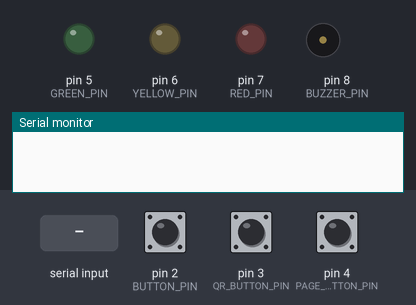
Bench run of a sketch on a simulated Arduino Leonardo, built with avr-gcc and run on an emulated ATmega32U4. On the bench: output pins drawn as LEDs (lit = HIGH), buzzer (waves = sounding, pin HIGH), the last lines printed to the serial monitor. The test bench sets the inputs (shaded band); at power-on: pin 2 (BUTTON_PIN) HIGH, pin 3 (QR_BUTTON_PIN) HIGH, pin 4 (PAGE_BUTTON_PIN) HIGH. USB keyboard and mouse output is not drawn.

Above: at 1.2 s.
1.3 s: "LIGHT:GREEN\n" received over Serial
At 2.5 s:
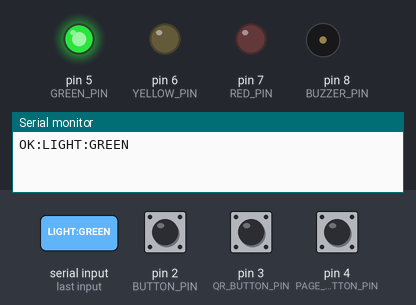
2.8 s: "LIGHT:YELLOW\n" received over Serial
At 3.8 s:
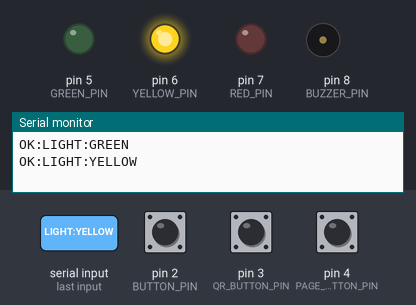
4.3 s: "LIGHT:RED\n" received over Serial
At 4.9 s:
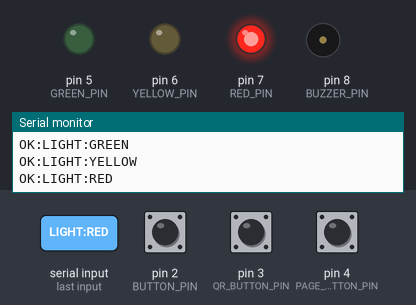
5.8 s: "BUZZ:90\n" received over Serial
At 7.0 s:
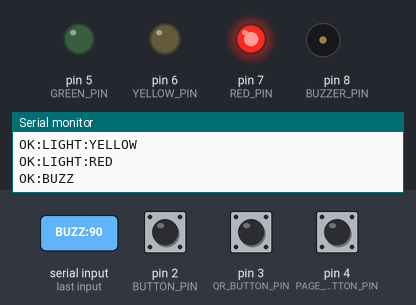
Timing chart, 0 to 8.8 s (numbered marks = the images above; inputs shaded):
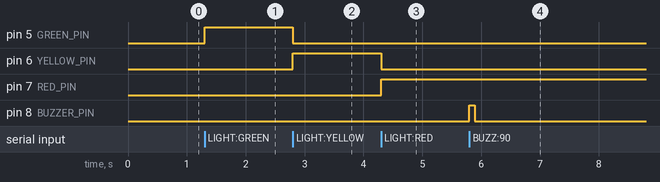

Measured:
- after the input at 1.3 s, pin 5 (GREEN_PIN): LOW → HIGH at once
- after the input at 2.8 s, pin 5 (GREEN_PIN): HIGH → LOW at once; pin 6 (YELLOW_PIN): LOW → HIGH at once
- after the input at 4.3 s, pin 6 (YELLOW_PIN): HIGH → LOW at once; pin 7 (RED_PIN): LOW → HIGH at once
- after the input at 5.8 s, pin 8 (BUZZER_PIN): LOW → HIGH at once, → LOW 0.09 s later

The sketch:

ChickenPanelLeonardo.ino
```cpp
#include <Keyboard.h>

// Light outputs drive MOSFET gates.
// Use one MOSFET per load:
// D5 -> Green MOSFET Gate
// D6 -> Yellow MOSFET Gate
// D7 -> Red MOSFET Gate
// D8 -> Buzzer MOSFET Gate
//
// MOSFET low-side wiring:
// 24V+ -> load +
// load - -> MOSFET Drain
// MOSFET Source -> 24V-
// Arduino GND -> 24V-
// Arduino pin -> 220 ohm -> MOSFET Gate
// MOSFET Gate -> 10k ohm -> 24V-
//
// External buttons:
// D2 -> inference button -> GND, sends keyboard "r"
// D3 -> scanner focus button -> GND, sends keyboard "n"
// D4 -> page cycle button -> GND, sends keyboard "p"

const int BUTTON_PIN = 2;
const int QR_BUTTON_PIN = 3;
const int PAGE_BUTTON_PIN = 4;
const int GREEN_PIN = 5;
const int YELLOW_PIN = 6;
const int RED_PIN = 7;
const int BUZZER_PIN = 8;

const unsigned long DEBOUNCE_MS = 50;
const unsigned long REPEAT_LOCKOUT_MS = 800;
const unsigned long PAGE_DEBOUNCE_MS = 20;
const unsigned long PAGE_REPEAT_LOCKOUT_MS = 50;

bool lastButtonReading = HIGH;
bool stableButtonState = HIGH;
unsigned long lastDebounceTime = 0;
unsigned long lastTriggerTime = 0;

bool lastQrButtonReading = HIGH;
bool stableQrButtonState = HIGH;
unsigned long lastQrDebounceTime = 0;
unsigned long lastQrTriggerTime = 0;

bool lastPageButtonReading = HIGH;
bool stablePageButtonState = HIGH;
unsigned long lastPageDebounceTime = 0;
unsigned long lastPageTriggerTime = 0;

String serialBuffer = "";
unsigned long lightOffAt = 0;

void allOutputsOff() {
  digitalWrite(GREEN_PIN, LOW);
  digitalWrite(YELLOW_PIN, LOW);
  digitalWrite(RED_PIN, LOW);
  digitalWrite(BUZZER_PIN, LOW);
  lightOffAt = 0;
}

void setLight(const String &color) {
  digitalWrite(GREEN_PIN, LOW);
  digitalWrite(YELLOW_PIN, LOW);
  digitalWrite(RED_PIN, LOW);
  lightOffAt = 0;

  if (color == "GREEN") {
    digitalWrite(GREEN_PIN, HIGH);
  } else if (color == "YELLOW") {
    digitalWrite(YELLOW_PIN, HIGH);
  } else if (color == "RED") {
    digitalWrite(RED_PIN, HIGH);
  } else if (color == "OFF") {
    allOutputsOff();
  }
}

void setLightFor(const String &color, unsigned long durationMs) {
  setLight(color);
  if (color != "OFF" && durationMs > 0) {
    lightOffAt = millis() + durationMs;
  }
}

void buzz(unsigned long durationMs) {
  digitalWrite(BUZZER_PIN, HIGH);
  delay(durationMs);
  digitalWrite(BUZZER_PIN, LOW);
}

void blinkAllLights(int times) {
  for (int i = 0; i < times; i++) {
    digitalWrite(GREEN_PIN, HIGH);
    digitalWrite(YELLOW_PIN, HIGH);
    digitalWrite(RED_PIN, HIGH);
    delay(250);
    digitalWrite(GREEN_PIN, LOW);
    digitalWrite(YELLOW_PIN, LOW);
    digitalWrite(RED_PIN, LOW);
    delay(250);
  }
  allOutputsOff();
}

void triggerInferenceHotkey() {
  Keyboard.press('r');
  delay(50);
  Keyboard.release('r');
  Serial.println("BUTTON:R");
}

void triggerScannerFocusHotkey() {
  Keyboard.press('n');
  delay(50);
  Keyboard.release('n');
  Serial.println("BUTTON:N");
}

void triggerPageCycleHotkey() {
  Keyboard.write('p');
  Serial.println("BUTTON:P");
}

void handleCommand(String command) {
  command.trim();
  command.toUpperCase();

  if (command == "PING") {
    Serial.println("PONG");
  } else if (command == "LIGHT:GREEN") {
    setLight("GREEN");
    Serial.println("OK:LIGHT:GREEN");
  } else if (command == "LIGHT:YELLOW") {
    setLight("YELLOW");
    Serial.println("OK:LIGHT:YELLOW");
  } else if (command == "LIGHT:RED") {
    setLight("RED");
    Serial.println("OK:LIGHT:RED");
  } else if (command == "LIGHT:OFF") {
    allOutputsOff();
    Serial.println("OK:LIGHT:OFF");
  } else if (command.startsWith("LIGHT_FOR:")) {
    int firstColon = command.indexOf(':');
    int secondColon = command.indexOf(':', firstColon + 1);
    if (secondColon < 0) {
      Serial.println("ERR:LIGHT_FOR_FORMAT");
      return;
    }
    String color = command.substring(firstColon + 1, secondColon);
    unsigned long durationMs = command.substring(secondColon + 1).toInt();
    setLightFor(color, durationMs);
    Serial.print("OK:LIGHT_FOR:");
    Serial.print(color);
    Serial.print(":");
    Serial.println(durationMs);
  } else if (command.startsWith("BUZZ:")) {
    unsigned long durationMs = command.substring(5).toInt();
    if (durationMs == 0) {
      durationMs = 200;
    }
    buzz(durationMs);
    Serial.println("OK:BUZZ");
  } else if (command == "TEST") {
    blinkAllLights(3);
    Serial.println("OK:TEST");
  } else {
    Serial.print("ERR:UNKNOWN:");
    Serial.println(command);
  }
}

void updateTimedLight() {
  if (lightOffAt > 0 && (long)(millis() - lightOffAt) >= 0) {
    allOutputsOff();
  }
}

void readSerialCommands() {
  while (Serial.available() > 0) {
    char c = Serial.read();
    if (c == '\n' || c == '\r') {
      if (serialBuffer.length() > 0) {
        handleCommand(serialBuffer);
        serialBuffer = "";
      }
    } else {
      serialBuffer += c;
      if (serialBuffer.length() > 80) {
        serialBuffer = "";
        Serial.println("ERR:COMMAND_TOO_LONG");
      }
    }
  }
}

void readButton() {
  bool reading = digitalRead(BUTTON_PIN);

  if (reading != lastButtonReading) {
    lastDebounceTime = millis();
  }

  if ((millis() - lastDebounceTime) > DEBOUNCE_MS) {
    if (reading != stableButtonState) {
      stableButtonState = reading;
      if (stableButtonState == LOW && (millis() - lastTriggerTime) > REPEAT_LOCKOUT_MS) {
        triggerInferenceHotkey();
        lastTriggerTime = millis();
      }
    }
  }

  lastButtonReading = reading;
}

void readQrButton() {
  bool reading = digitalRead(QR_BUTTON_PIN);

  if (reading != lastQrButtonReading) {
    lastQrDebounceTime = millis();
  }

  if ((millis() - lastQrDebounceTime) > DEBOUNCE_MS) {
    if (reading != stableQrButtonState) {
      stableQrButtonState = reading;
      if (stableQrButtonState == LOW && (millis() - lastQrTriggerTime) > REPEAT_LOCKOUT_MS) {
        triggerScannerFocusHotkey();
        lastQrTriggerTime = millis();
      }
    }
  }

  lastQrButtonReading = reading;
}

void readPageButton() {
  bool reading = digitalRead(PAGE_BUTTON_PIN);

  if (reading != lastPageButtonReading) {
    lastPageDebounceTime = millis();
  }

  if ((millis() - lastPageDebounceTime) > PAGE_DEBOUNCE_MS) {
    if (reading != stablePageButtonState) {
      stablePageButtonState = reading;
      if (stablePageButtonState == LOW && (millis() - lastPageTriggerTime) > PAGE_REPEAT_LOCKOUT_MS) {
        triggerPageCycleHotkey();
        lastPageTriggerTime = millis();
      }
    }
  }

  lastPageButtonReading = reading;
}

void setup() {
  pinMode(BUTTON_PIN, INPUT_PULLUP);
  pinMode(QR_BUTTON_PIN, INPUT_PULLUP);
  pinMode(PAGE_BUTTON_PIN, INPUT_PULLUP);
  pinMode(GREEN_PIN, OUTPUT);
  pinMode(YELLOW_PIN, OUTPUT);
  pinMode(RED_PIN, OUTPUT);
  pinMode(BUZZER_PIN, OUTPUT);

  allOutputsOff();
  Serial.begin(115200);
  Keyboard.begin();
}

void loop() {
  updateTimedLight();
  readButton();
  readQrButton();
  readPageButton();
  readSerialCommands();
}
```
